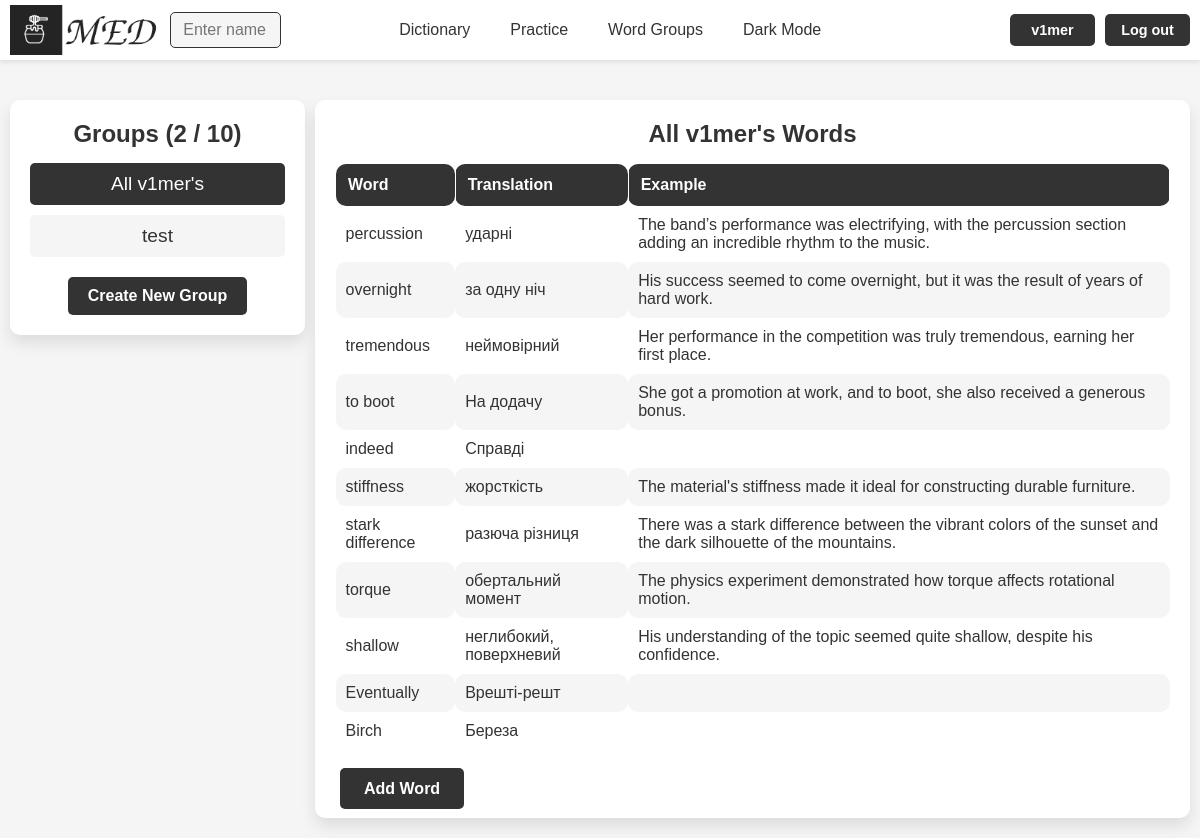
The page /groups/11/ (signed in) on the database as committed earlier.
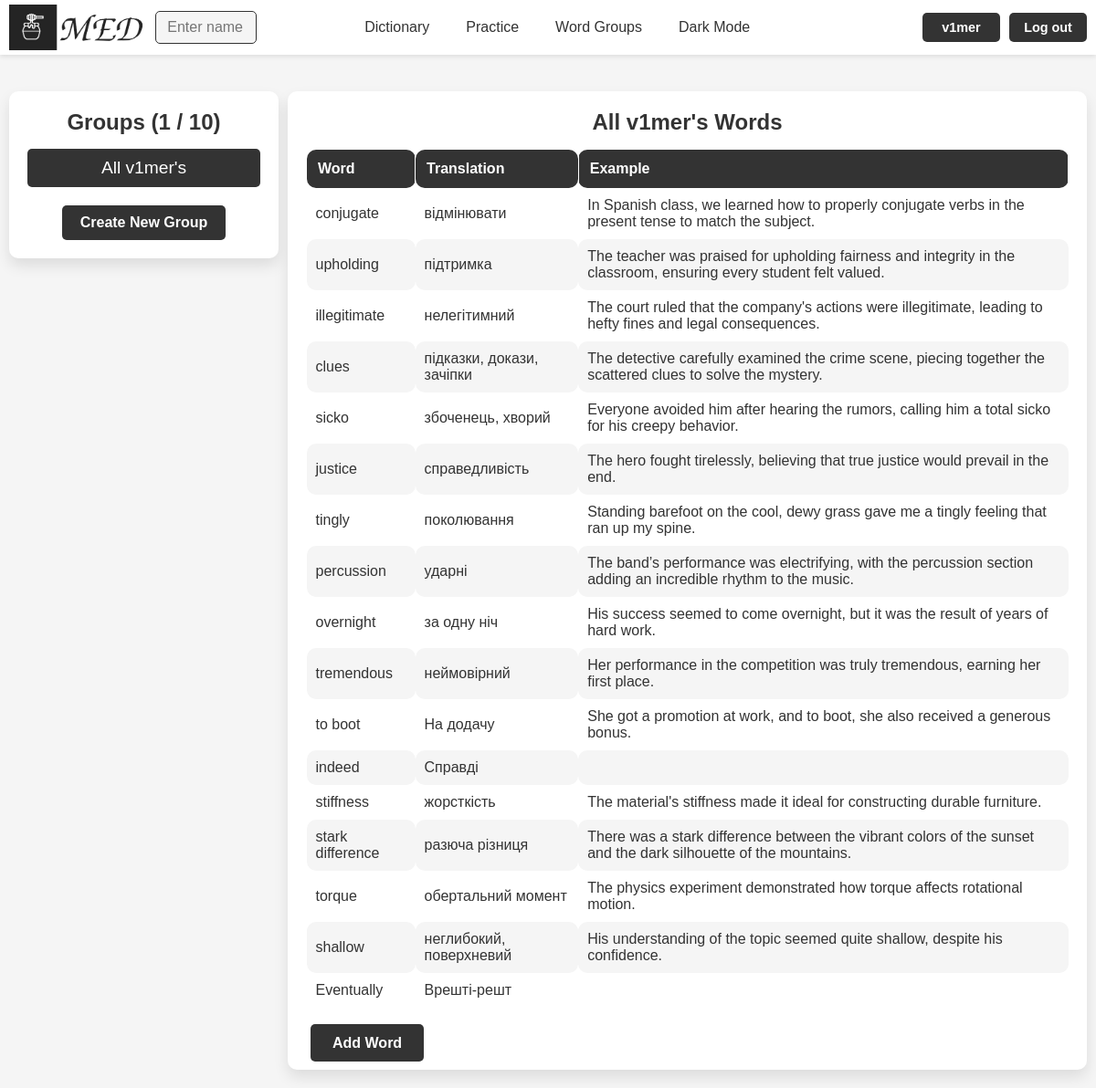
The same page on the database as committed later.
### med/models.py (models this page shows, shortened)
class WordGroup(models.Model):
    name = models.CharField(max_length=100)
    words = models.ManyToManyField(Word, blank=True)
    user = models.ForeignKey(User, on_delete=models.CASCADE)
    is_main = models.BooleanField(verbose_name='main', default=False)
    class Meta:
        ordering = ['name']
        indexes = [
            models.Index(fields=['name'])
        ]

class Word(models.Model):
    word = models.CharField(max_length=100)
    translation = models.CharField(max_length=100)
    example = models.TextField(blank=True)
    time_create = models.DateTimeField(auto_now_add=True)
    time_update = models.DateTimeField(auto_now=True)
    user = models.ForeignKey(User, on_delete=models.CASCADE)
    is_favourite = models.BooleanField(default=False)
    class Meta:
        ordering = ['-time_create', 'word']
        indexes = [
            models.Index(fields=['-time_create'])
        ]

### med/views.py (the view)
# urls.py: path('groups/<int:group_id>/', views.GroupWordsView.as_view(), name='group_words'),
class GroupWordsView(ListView):
    model = Word
    template_name = 'med/groups.html'
    context_object_name = 'words'
    paginate_by = 25
    def is_main(self):
        group_id = self.kwargs.get('group_id')
        is_main = get_object_or_404(WordGroup, id=group_id, user=self.request.user).is_main
        return is_main
    def get_name(self):
        group_id = self.kwargs.get('group_id')
        name = get_object_or_404(WordGroup, id=group_id, user=self.request.user).name
        return name
    def get_context_data(self, **kwargs):
        context = super().get_context_data(**kwargs)
        context['title'] = "Groups"
        context['title1'] = f"{self.get_name()} Words"
        context['groups'] = WordGroup.objects.filter(user=self.request.user).order_by('-is_main', 'name')
        context['len_groups'] = context['groups'].count()
        context['is_main'] = self.is_main()
        context['group_id'] = self.kwargs.get('group_id')
        context['is_group'] = True
        context['words_f_g'] = True
        context['max_group_count'] = MAX_GROUP_COUNT
        return context
    def get_queryset(self):
        group_id = self.kwargs.get('group_id')
        group = get_object_or_404(WordGroup, id=group_id, user=self.request.user)
        return group.words.all()

### med/templates/med/groups.html (shortened to what this page needs)
{% extends "base.html" %}
{% block content %}
<div class="group-container">
    <div class="group-list">
        <h2>{{ title }} ({{ len_groups }} / {{ max_group_count }}) </h2>
        <div class="group-blocks">
            {% for group in groups %}
            {% if group.id == group_id %}
                <div class="group-block group-block-selected">
                    <p>{{ group.name }}</p>
                </div>
            {% else %}
                <a href="{% url 'group_words' group.id %}">
                    <div class="group-block">
                        <p>{{ group.name }}</p>
                    </div>
                </a>
            {% endif %}
            {% endfor %}
        </div>
        {% if len_groups < max_group_count %}
            <a href="{% url 'create_group' %}" class="buttons">Create New Group</a>
        {% endif %}
    </div>
    <div class="word-list-container">
        <h2>{{ title1 }}</h2>
        {% if is_group %}
        {% if words %}
            <table class="word_table group-table">
                <thead>
                    <tr>
                        <th>Word</th>
                        <th>Translation</th>
                        <th>Example</th>
                    </tr>
                </thead>
                <tbody>
                    {% for word in words %}
                        <tr>
                            <td>{{ word.word }}</td>
                            <td>{{ word.translation }}</td>
                            <td>{{ word.example }}</td>
                        </tr>
                    {% endfor %}
                </tbody>
            </table>
        {% else %}
            <p>No words in this group.</p>
        {% endif %}
        {% endif %}
        {% if is_group %}
        <div class="buttons groups-buttons">
            <div class="add_word">
                {% if is_main %}
                <a href="{% url 'addword' %}" class="add-word-button">Add Word</a>
                {% else %}
                <a href="{% url 'words' request.user.username %}" class="add-word-button">Add Word</a>
                <a href="#" class="add-word-button" onclick="deleteSelectedWords(); return false;">Delete Selected</a>
                {% endif %}
            </div>
        </div>
        {% endif %}
    </div>
</div>
{% endblock %}

### templates/base.html (shortened to what this page needs)
{% load static %}
<!DOCTYPE html>
<html lang="en">
<head>
    <link rel="stylesheet" type="text/css" href="{% static 'med/css/styles.css' %}">
</head>
<body>
<header>
    {% if user.is_authenticated %}
    <div class="logo_container">
        {% if is_profile or is_dict %}
            {% if is_my_profile or is_my_dict %}
                <a href="{% url 'profile' user.username %}">
                    <img id="logo_img" src="{% static 'med/img/base/light_logo.png' %}"
                         data-light-src="{% static 'med/img/base/light_logo.png' %}"
                         data-dark-src="{% static 'med/img/base/dark_logo.png' %}" alt="MED Logo">
                </a>
            {% else %}
                <a href="{% url 'profile' logged_user.username %}">
                    <img id="logo_img" src="{% static 'med/img/base/light_logo.png' %}"
                         data-light-src="{% static 'med/img/base/light_logo.png' %}"
                         data-dark-src="{% static 'med/img/base/dark_logo.png' %}" alt="MED Logo">
                </a>
            {% endif %}
        {% else %}
            <a href="{% url 'profile' user.username %}">
                <img id="logo_img" src="{% static 'med/img/base/light_logo.png' %}"
                     data-light-src="{% static 'med/img/base/light_logo.png' %}"
                     data-dark-src="{% static 'med/img/base/dark_logo.png' %}" alt="MED Logo">
            </a>
        {% endif %}
    </div>
    {% else %}
    <div class="logo_container">
        <a href="{% url 'home' %}"><img id="logo_img" src="{% static 'med/img/base/light_logo.png' %}" data-light-src="{% static 'med/img/base/light_logo.png' %}" data-dark-src="{% static 'med/img/base/dark_logo.png' %}" alt="MED Logo"></a>
    </div>
    {% endif %}
    <nav class="nav-items" id="nav-items">
            {% if user.is_authenticated %}
                <div class="nav-left">
                {% if not is_search %}
                <form method="get" action="{% url 'user_search' %}" class="search-form">
                    <input type="text" name="q" placeholder="Enter name" required class="search-input">
                </form>
                {% endif %}
                </div>
        <div class="nav-center">
                {% if is_my_dict %}
                <a href="{% url 'words' user.username %}">Dictionary</a>
                {% else %}
                <a href="{% url 'words' request.user.username %}">Dictionary</a>
                {% endif %}
                <a href="{% url 'practice' %}">Practice</a>
                <a href="{% url 'groups' %}">Word Groups</a>
            {% else %}
            <div class="nav-left"></div>
            <div class="nav-center">
                <a href="{% url 'login' %}">Dictionary</a>
                <a href="{% url 'login' %}">Practice</a>
                <a href="{% url 'login' %}">Word Groups</a>
                {% endif %}
                <a href="#" id="theme-toggle-dark">Dark Mode</a>
            </div>
        {% if request.user.is_authenticated %}
        <div class="buttons">
            {% if is_profile or is_dict %}
                {% if is_my_profile or is_my_dict %}
                <a href="{% url 'profile' user.username %}">{{request.user.username}}</a>
                {% else %}
                <a href="{% url 'profile' logged_user.username %}">{{request.user.username}}</a>
                {% endif %}
            {% else %}
                <a href="{% url 'profile' user.username %}">{{request.user.username}}</a>
            {% endif %}
            <a href="{% url 'logout' %}">Log out</a>
        </div>
        {% else %}
        <div class="buttons">
            <a href="{% url 'login' %}">Log in</a>
            <a href="{% url 'register' %}">Register</a>
        </div>
        {% endif %}
    </nav>
</header>
<div class="container">
    {% block content %}
    {% endblock %}
</div>
</body>
</html>

Rows that differ between the two databases and show on the page:
removed WordGroup: name "test"
removed Word: word "Birch", translation "Береза"
added Word: word "conjugate", translation "відмінювати", example "In Spanish class, we learned how to properly conjugate verbs in the present tense to match the subject."
added Word: word "upholding", translation "підтримка", example "The teacher was praised for upholding fairness and integrity in the classroom, ensuring every student felt valued."
added Word: word "illegitimate", translation "нелегітимний", example "The court ruled that the company's actions were illegitimate, leading to hefty fines and legal consequences."
added Word: word "clues", translation "підказки, докази, зачіпки", example "The detective carefully examined the crime scene, piecing together the scattered clues to solve the mystery."
added Word: word "sicko", translation "збоченець, хворий", example "Everyone avoided him after hearing the rumors, calling him a total sicko for his creepy behavior."
added Word: word "justice", translation "справедливість", example "The hero fought tirelessly, believing that true justice would prevail in the end."
added Word: word "tingly", translation "поколювання", example "Standing barefoot on the cool, dewy grass gave me a tingly feeling that ran up my spine."
Other text that changed with them:
{{ len_groups }}: "2" → "1"
